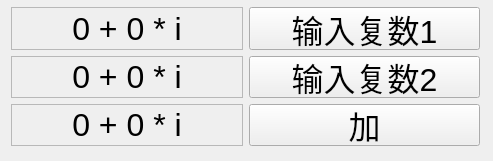
<?xml version="1.0" encoding="UTF-8"?>
<ui version="4.0">
 <class>MainWindow</class>
 <widget class="QMainWindow" name="MainWindow">
  <property name="geometry">
   <rect>
    <x>0</x>
    <y>0</y>
    <width>493</width>
    <height>161</height>
   </rect>
  </property>
  <property name="windowTitle">
   <string>MainWindow</string>
  </property>
  <widget class="QWidget" name="centralWidget">
   <widget class="QWidget" name="gridLayoutWidget">
    <property name="geometry">
     <rect>
      <x>0</x>
      <y>-4</y>
      <width>491</width>
      <height>161</height>
     </rect>
    </property>
    <layout class="QGridLayout" name="gridLayout">
     <item row="0" column="0">
      <widget class="QLabel" name="label1">
       <property name="font">
        <font>
         <pointsize>24</pointsize>
        </font>
       </property>
       <property name="frameShape">
        <enum>QFrame::StyledPanel</enum>
       </property>
       <property name="text">
        <string>0 + 0 * i</string>
       </property>
       <property name="alignment">
        <set>Qt::AlignCenter</set>
       </property>
      </widget>
     </item>
     <item row="0" column="1">
      <widget class="QPushButton" name="pushButton1">
       <property name="font">
        <font>
         <pointsize>24</pointsize>
        </font>
       </property>
       <property name="text">
        <string>输入复数1</string>
       </property>
      </widget>
     </item>
     <item row="1" column="0">
      <widget class="QLabel" name="label2">
       <property name="font">
        <font>
         <pointsize>24</pointsize>
        </font>
       </property>
       <property name="frameShape">
        <enum>QFrame::StyledPanel</enum>
       </property>
       <property name="text">
        <string>0 + 0 * i</string>
       </property>
       <property name="alignment">
        <set>Qt::AlignCenter</set>
       </property>
      </widget>
     </item>
     <item row="1" column="1">
      <widget class="QPushButton" name="pushButton2">
       <property name="font">
        <font>
         <pointsize>24</pointsize>
        </font>
       </property>
       <property name="text">
        <string>输入复数2</string>
       </property>
      </widget>
     </item>
     <item row="2" column="0">
      <widget class="QLabel" name="label3">
       <property name="font">
        <font>
         <pointsize>24</pointsize>
        </font>
       </property>
       <property name="frameShape">
        <enum>QFrame::StyledPanel</enum>
       </property>
       <property name="text">
        <string>0 + 0 * i</string>
       </property>
       <property name="alignment">
        <set>Qt::AlignCenter</set>
       </property>
      </widget>
     </item>
     <item row="2" column="1">
      <widget class="QPushButton" name="pushButton3">
       <property name="font">
        <font>
         <pointsize>24</pointsize>
        </font>
       </property>
       <property name="text">
        <string>加</string>
       </property>
      </widget>
     </item>
    </layout>
   </widget>
  </widget>
 </widget>
 <layoutdefault spacing="6" margin="11"/>
 <resources/>
 <connections/>
</ui>
